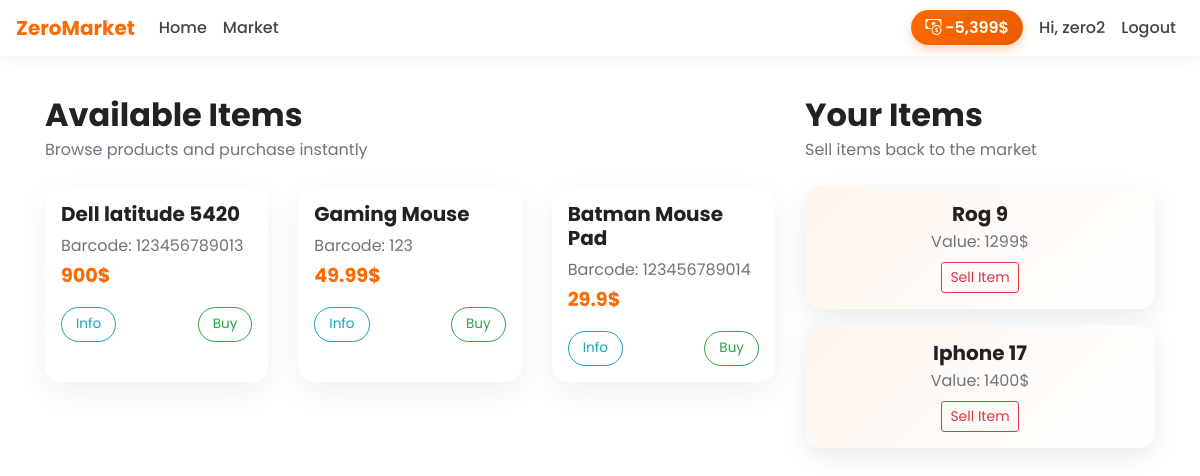
Page /market (signed in) on the committed database.
### market/models.py (models this page shows, shortened)
class User(db.Model, UserMixin):
    id = db.Column(db.Integer(), primary_key = True)
    username = db.Column(db.String(length=30),  nullable = False, unique = True)
    email_address = db.Column(db.String(length=50), nullable = False, unique = True)
    password_hash = db.Column(db.String(length=60), nullable = False)
    budget = db.Column(db.Integer(), nullable= False, default = 1500)
    items = db.relationship('Item', backref = 'owned_user', lazy = True)
    @property
    def prettier_budget(self):
        if len(str(self.budget)) >=4:
            return f"{str(self.budget)[: -3]},{str(self.budget)[-3:]}$"
        else:
            return f"{self.budget}$"
    @property
    def password(self):
        return self.password

class Item(db.Model):
    id = db.Column(db.Integer(), primary_key = True)
    name = db.Column(db.String(length=30), nullable = False, unique = True)
    price = db.Column(db.Integer(), nullable = False)
    barcode = db.Column(db.String(length=12), nullable = False, unique = True)
    description = db.Column(db.String(length=1024), nullable = False, unique = True)
    owner = db.Column(db.Integer(), db.ForeignKey('user.id'))

### market/routes.py (the view, shortened to what this page needs)
@app.route("/market", methods = ['GET', 'POST'])
@login_required
def market_page():
    purchase_form = PurchaseItemForm()
    selling_form = SellItemForm()
    if request.method == "GET":
        items = Item.query.filter_by(owner=None)
        owned_items = Item.query.filter_by(owner=current_user.id)
        return render_template('market.html', items = items, purchase_form = purchase_form, owned_items = owned_items, selling_form = selling_form)

### market/models.py (called while the page is built)
@login_manager.user_loader
def load_user(user_id):
    return User.query.get(int(user_id))

### market/templates/market.html (shortened to what this page needs)
{% extends 'base.html' %}
{% block content %}
<div class="container">
  <div class="row">
    <div class="col-lg-8">
      <h2 class="market-title mb-1">Available Items</h2>
      <p class="text-muted mb-4">Browse products and purchase instantly</p>
      <div class="row">
        {% for item in items %}
        <div class="col-md-6 col-lg-4 mb-4">
          <div class="item-card p-3 h-100">
            <h5 class="font-weight-bold">{{ item.name }}</h5>
            <p class="text-muted mb-1">Barcode: {{ item.barcode }}</p>
            <p class="item-price mb-3">
              {{ item.price }}$
            </p>
            <div class="item-actions d-flex justify-content-between">
              <button class="btn btn-outline-info" data-toggle="modal" data-target="#Modal-MoreInfo-{{ item.id }}">
                Info
              </button>
              <button class="btn btn-outline-success" data-toggle="modal"
                data-target="#Modal-PurchaseConfirm-{{ item.id }}">
                Buy
              </button>
            </div>
          </div>
        </div>
        {% endfor %}
      </div>
    </div>
    <div class="col-lg-4 mt-5 mt-lg-0">
      <h2 class="market-title mb-1">Your Items</h2>
      <p class="text-muted mb-4">Sell items back to the market</p>
      <div class="row">
        {% for owned_item in owned_items %}
        <div class="col-12 mb-3">
          <div class="owned-card p-3 text-center">
            <h5 class="font-weight-bold mb-1">
              {{ owned_item.name }}
            </h5>
            <p class="text-muted mb-2">
              Value: {{ owned_item.price }}$
            </p>
            <button class="btn btn-outline-danger btn-sm" data-toggle="modal"
              data-target="#Modal-SellingConfirm-{{ owned_item.id }}">
              Sell Item
            </button>
          </div>
        </div>
        {% endfor %}
      </div>
    </div>
  </div>
</div>
{% endblock %}

### market/templates/base.html (shortened to what this page needs)
<!doctype html>
<html lang="en">
<head>
    <link href="https://cdn.jsdelivr.net/npm/bootstrap@4.5.3/dist/css/bootstrap.min.css" rel="stylesheet">
    <link href="https://cdn.jsdelivr.net/npm/bootstrap-icons@1.11.0/font/bootstrap-icons.css" rel="stylesheet">
</head>
<body>
    <nav class="navbar navbar-expand-md fixed-top">
        <a class="navbar-brand" href="{{ url_for('home_page') }}">ZeroMarket</a>
        <div class="collapse navbar-collapse" id="navbarNav">
            <ul class="navbar-nav mr-auto">
                <li class="nav-item">
                    <a class="nav-link" href="{{ url_for('home_page') }}">Home</a>
                </li>
                <li class="nav-item">
                    <a class="nav-link" href="{{ url_for('market_page') }}">Market</a>
                </li>
            </ul>
            {% if current_user.is_authenticated %}
            <ul class="navbar-nav align-items-center">
                <li class="nav-item mr-2">
                    <span class="budget-badge">
                        <i class="bi bi-cash-coin"></i>
                        {{ current_user.prettier_budget }}
                    </span>
                </li>
                <li class="nav-item">
                    <a class="nav-link">Hi, {{ current_user.username }}</a>
                </li>
                <li class="nav-item">
                    <a class="nav-link text-danger" href="{{ url_for('logout_page') }}">Logout</a>
                </li>
            </ul>
            {% endif %}
        </div>
    </nav>
    <div style="height:80px;"></div>
    {% block content %}{% endblock %}
</body>
</html>

### market/templates/base.html (style rules this page uses)
:root { --orange: #ff6a00; --orange-dark: #e85d00; --light-bg: #ffffff; --text-dark: #222; }
body { font-family: 'Poppins', sans-serif; background-color: var(--light-bg); color: var(--text-dark); }
.navbar { background: white; box-shadow: 0 4px 15px rgba(0, 0, 0, 0.05); }
.navbar-brand { font-weight: 700; color: var(--orange) !important; }
.nav-link { position: relative; color: #444 !important; font-weight: 500; transition: all 0.3s ease; }
.nav-link::after { content: ""; position: absolute; width: 0; height: 2px; left: 0; bottom: 0; background-color: var(--orange); transition: width 0.3s ease; }
.budget-badge { color: white !important; background: linear-gradient(135deg, var(--orange), var(--orange-dark)); padding: 6px 14px; border-radius: 30px; font-weight: 600; box-shadow: 0 4px 10px rgba(255, 106, 0, 0.3); }

### market/templates/market.html (style rules this page uses)
.market-title { font-weight: 700; }
.item-card { border-radius: 16px; background: #ffffff; box-shadow: 0 10px 30px rgba(0, 0, 0, 0.06); transition: all 0.3s ease; overflow: hidden; }
.item-price { color: #ff6a00; font-weight: 700; font-size: 1.2rem; }
.item-actions .btn { border-radius: 30px; padding: 6px 14px; font-size: 0.85rem; transition: all 0.3s ease; }
.owned-card { border-radius: 16px; background: linear-gradient(135deg, #fff5ee, #ffffff); box-shadow: 0 8px 25px rgba(0, 0, 0, 0.08); transition: all 0.3s ease; }

### rows in the picture
User: prettier_budget "-5,399$", username "zero2"
Item: name "Dell latitude 5420", barcode "123456789013", price "900"
Item: name "Gaming Mouse", barcode "123", price "49.99"
Item: name "Batman Mouse Pad", barcode "123456789014", price "29.9"
Item: name "Rog 9", price "1299"
Item: name "Iphone 17", price "1400"
